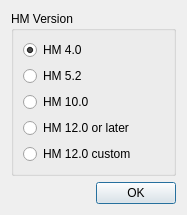
<?xml version="1.0" encoding="UTF-8"?>
<ui version="4.0">
 <class>BitstreamVersionSelector</class>
 <widget class="QDialog" name="BitstreamVersionSelector">
  <property name="geometry">
   <rect>
    <x>0</x>
    <y>0</y>
    <width>187</width>
    <height>213</height>
   </rect>
  </property>
  <property name="windowTitle">
   <string>Select HM Version</string>
  </property>
  <layout class="QVBoxLayout" name="verticalLayout">
   <item>
    <widget class="QGroupBox" name="groupBox">
     <property name="title">
      <string>HM Version</string>
     </property>
     <layout class="QHBoxLayout" name="horizontalLayout_2">
      <item>
       <layout class="QHBoxLayout" name="horizontalLayout">
        <item>
         <layout class="QVBoxLayout" name="verticalLayout_2">
          <item>
           <widget class="QRadioButton" name="version40">
            <property name="text">
             <string>HM 4.0</string>
            </property>
            <property name="checked">
             <bool>true</bool>
            </property>
           </widget>
          </item>
          <item>
           <widget class="QRadioButton" name="version52">
            <property name="enabled">
             <bool>true</bool>
            </property>
            <property name="text">
             <string>HM 5.2</string>
            </property>
           </widget>
          </item>
          <item>
           <widget class="QRadioButton" name="version100">
            <property name="enabled">
             <bool>true</bool>
            </property>
            <property name="text">
             <string>HM 10.0</string>
            </property>
           </widget>
          </item>
          <item>
           <widget class="QRadioButton" name="version120">
            <property name="text">
             <string>HM 12.0 or later</string>
            </property>
           </widget>
          </item>
          <item>
           <widget class="QRadioButton" name="version129">
            <property name="text">
             <string>HM 12.0 custom</string>
            </property>
           </widget>
          </item>
         </layout>
        </item>
       </layout>
      </item>
     </layout>
    </widget>
   </item>
   <item>
    <widget class="QDialogButtonBox" name="buttonBox">
     <property name="orientation">
      <enum>Qt::Horizontal</enum>
     </property>
     <property name="standardButtons">
      <set>QDialogButtonBox::Ok</set>
     </property>
    </widget>
   </item>
  </layout>
 </widget>
 <resources/>
 <connections>
  <connection>
   <sender>buttonBox</sender>
   <signal>accepted()</signal>
   <receiver>BitstreamVersionSelector</receiver>
   <slot>accept()</slot>
   <hints>
    <hint type="sourcelabel">
     <x>248</x>
     <y>254</y>
    </hint>
    <hint type="destinationlabel">
     <x>157</x>
     <y>274</y>
    </hint>
   </hints>
  </connection>
  <connection>
   <sender>buttonBox</sender>
   <signal>rejected()</signal>
   <receiver>BitstreamVersionSelector</receiver>
   <slot>reject()</slot>
   <hints>
    <hint type="sourcelabel">
     <x>316</x>
     <y>260</y>
    </hint>
    <hint type="destinationlabel">
     <x>286</x>
     <y>274</y>
    </hint>
   </hints>
  </connection>
 </connections>
</ui>
